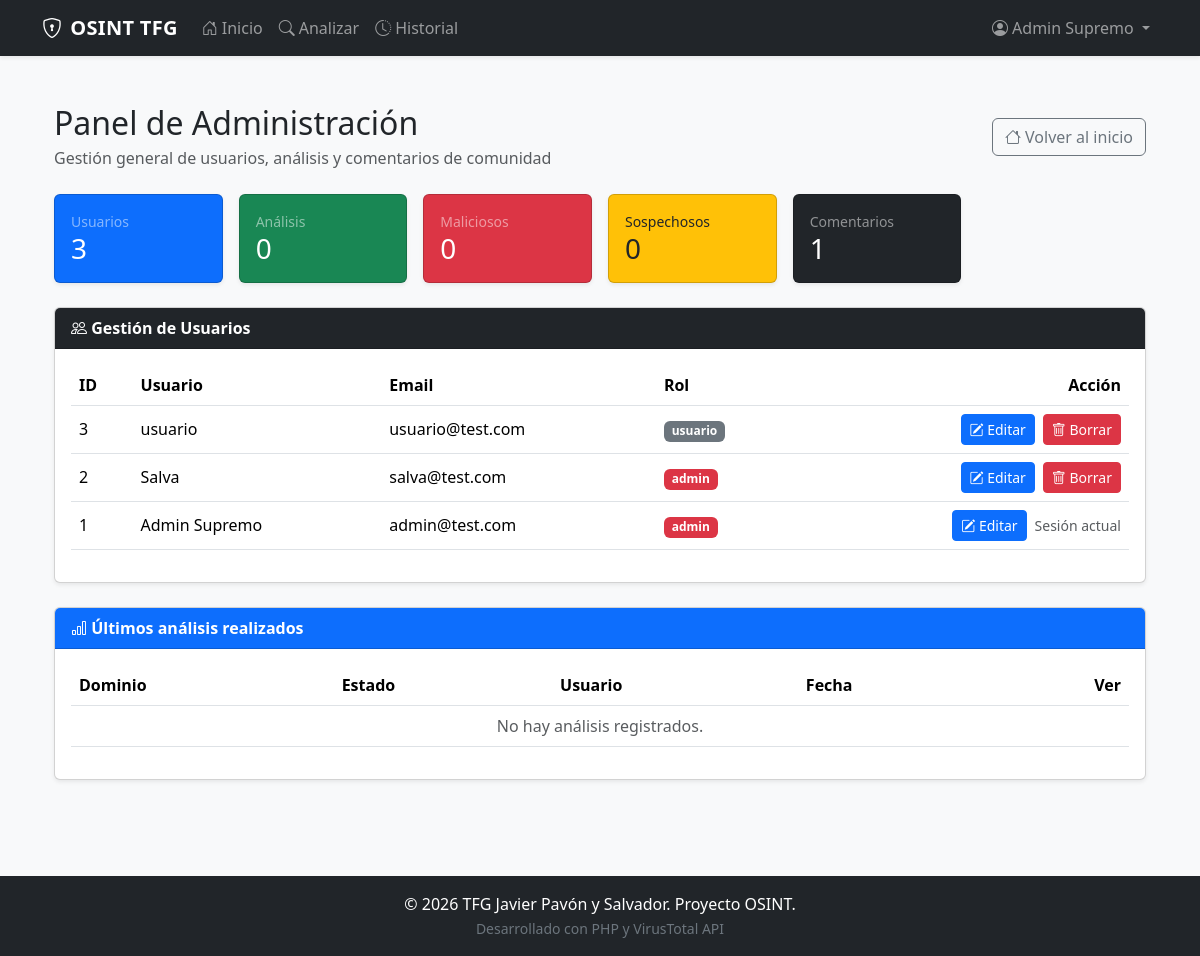
The app's page /admin/panel_admin.php (signed in), older data.
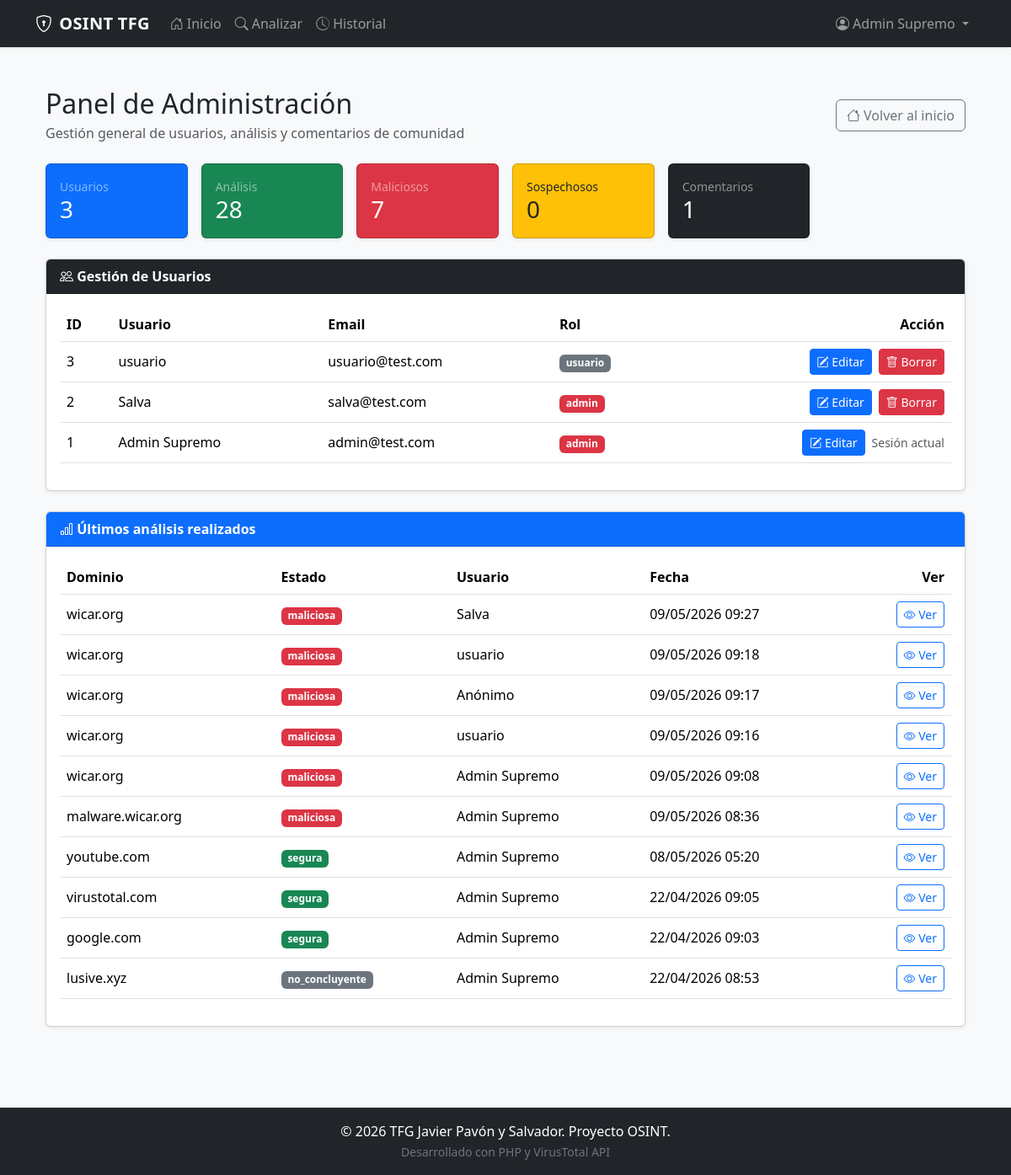
The same page, newer data.
### tables this page shows
CREATE TABLE `usuarios` (
  `id` int(11) NOT NULL,
  `usuario` varchar(50) NOT NULL,
  `email` varchar(100) NOT NULL,
  `password` varchar(255) NOT NULL,
  `rol` enum('admin','usuario') DEFAULT 'usuario',
  `fecha_registro` timestamp NOT NULL DEFAULT current_timestamp()
);

CREATE TABLE `historial_dominios` (
  `id` int(11) NOT NULL,
  `id_usuario` int(11) DEFAULT NULL,
  `dominio` varchar(255) NOT NULL,
  `estado` enum('segura','maliciosa','sospechosa','no_concluyente') DEFAULT 'no_concluyente',
  `detalles` text DEFAULT NULL,
  `fecha_escaneo` timestamp NOT NULL DEFAULT current_timestamp(),
  `token_publico` varchar(64) DEFAULT NULL,
  `analisis_completo` tinyint(1) NOT NULL DEFAULT 0
);

### includes/seguridad.php (called while the page is built, shortened)
<?php
function generarTokenPublicoAnalisis(): string
{
    return bin2hex(random_bytes(32));
}
function tokenReporteValido(string $token): bool
{
    return (bool)preg_match('/^[a-f0-9]{64}$/', $token);
}
function asegurarTokenAnalisis(mysqli $conn, int $id_historial): string
{
    $stmt = mysqli_prepare($conn, "SELECT token_publico FROM historial_dominios WHERE id = ? LIMIT 1");
    mysqli_stmt_bind_param($stmt, "i", $id_historial);
    mysqli_stmt_execute($stmt);
    $res = mysqli_stmt_get_result($stmt);
    $fila = mysqli_fetch_assoc($res);
    $tokenActual = strtolower(trim((string)($fila['token_publico'] ?? '')));
    for ($i = 0; $i < 5; $i++) {
        $nuevoToken = generarTokenPublicoAnalisis();
        $stmtUpd = mysqli_prepare($conn, "UPDATE historial_dominios SET token_publico = ? WHERE id = ? AND (token_publico IS NULL OR token_publico = '')");
        mysqli_stmt_bind_param($stmtUpd, "si", $nuevoToken, $id_historial);
        $ok = mysqli_stmt_execute($stmtUpd);
        if ($ok) {
            return $nuevoToken;
        }
    }
    return '';
}
?>

### admin/panel_admin.php (the view, shortened to what the changed rows need)
<?php
require_once '../config/conexion.php';
require_once '../includes/seguridad.php';
$d_count = mysqli_fetch_assoc(mysqli_query($conn, "SELECT COUNT(*) AS c FROM historial_dominios WHERE analisis_completo = 1"))['c'] ?? 0;
$mal_count = mysqli_fetch_assoc(mysqli_query($conn, "SELECT COUNT(*) AS c FROM historial_dominios WHERE analisis_completo = 1 AND estado = 'maliciosa'"))['c'] ?? 0;
$usuarios = mysqli_query($conn, "SELECT id, usuario, email, rol FROM usuarios ORDER BY id DESC");
$analisis = mysqli_query($conn, "
    SELECT h.id, h.token_publico, h.dominio, h.estado, h.fecha_escaneo, u.usuario
    FROM historial_dominios h
    LEFT JOIN usuarios u ON h.id_usuario = u.id
    WHERE h.analisis_completo = 1
    ORDER BY h.id DESC
    LIMIT 10
");
require_once '../includes/header.php';
?>
<div class="container mt-4 mb-5">
    <div class="d-flex justify-content-between align-items-center mb-4 flex-wrap gap-2">
        <div>
            <h2 class="mb-1">Panel de Administración</h2>
        </div>
    </div>
    <div class="row g-3 mb-4">
        <div class="col-md-6 col-xl-2">
            <div class="card text-bg-success shadow-sm h-100">
                <div class="card-body">
                    <div class="small text-white-50">Análisis</div>
                    <h3 class="mb-0"><?= (int)$d_count ?></h3>
                </div>
            </div>
        </div>
        <div class="col-md-6 col-xl-2">
            <div class="card text-bg-danger shadow-sm h-100">
                <div class="card-body">
                    <div class="small text-white-50">Maliciosos</div>
                    <h3 class="mb-0"><?= (int)$mal_count ?></h3>
                </div>
            </div>
        </div>
    </div>
    <div class="card mb-4 shadow-sm">
        <div class="card-body">
            <div class="table-responsive">
                <table class="table table-hover align-middle">
                    <thead>
                        <tr>
                            <th>ID</th>
                            <th>Usuario</th>
                            <th>Email</th>
                            <th>Rol</th>
                            <th class="text-end">Acción</th>
                        </tr>
                    </thead>
                    <tbody>
                        <?php if ($usuarios && mysqli_num_rows($usuarios) > 0): ?>
                            <?php while ($row = mysqli_fetch_assoc($usuarios)): ?>
                                <tr>
                                    <td><?= (int)$row['id'] ?></td>
                                    <td><?= htmlspecialchars($row['usuario']) ?></td>
                                    <td><?= htmlspecialchars($row['email']) ?></td>
                                    <td>
                                        <span class="badge <?= $row['rol'] === 'admin' ? 'bg-danger' : 'bg-secondary' ?>">
                                            <?= htmlspecialchars($row['rol']) ?>
                                        </span>
                                    </td>
                                    <td class="text-end">
                                        <div class="d-inline-flex gap-2 justify-content-end align-items-center">
                                            <button type="button" class="btn btn-primary btn-sm" data-bs-toggle="modal" data-bs-target="#editModal<?= $row['id'] ?>">
                                                <i class="bi bi-pencil-square"></i> Editar
                                            </button>
                                            <?php if ((int)$row['id'] !== (int)$_SESSION['id_usuario']): ?>
                                                <form method="POST" class="m-0">
                                                    <button type="submit" name="borrar_user" class="btn btn-danger btn-sm" onclick="return confirm('¿Seguro que quieres eliminar este usuario?');">
                                                        <i class="bi bi-trash"></i> Borrar
                                                    </button>
                                                </form>
                                            <?php else: ?>
                                                <span class="text-muted small">Sesión actual</span>
                                            <?php endif; ?>
                                        </div>
                                    </td>
                                </tr>
                                <?php endwhile; ?>
                        <?php else: ?>
                            <tr>
                                <td colspan="5" class="text-center text-muted">No hay usuarios registrados.</td>
                            </tr>
                        <?php endif; ?>
                    </tbody>
                </table>
            </div>
        </div>
    </div>
    <div class="card mb-4 shadow-sm">
        <div class="card-body">
            <div class="table-responsive">
                <table class="table table-hover align-middle">
                    <thead>
                        <tr>
                            <th>Dominio</th>
                            <th>Estado</th>
                            <th>Usuario</th>
                            <th>Fecha</th>
                            <th class="text-end">Ver</th>
                        </tr>
                    </thead>
                    <tbody>
                        <?php if ($analisis && mysqli_num_rows($analisis) > 0): ?>
                            <?php while ($row = mysqli_fetch_assoc($analisis)): ?>
                                <?php
                                $badgeEstado = 'bg-success';
                                if ($row['estado'] === 'maliciosa') {
                                    $badgeEstado = 'bg-danger';
                                } elseif ($row['estado'] === 'sospechosa') {
                                    $badgeEstado = 'bg-warning text-dark';
                                } elseif ($row['estado'] === 'no_concluyente') {
                                    $badgeEstado = 'bg-secondary';
                                }
                                ?>
                                <tr>
                                    <td><?= htmlspecialchars($row['dominio']) ?></td>
                                    <td><span class="badge <?= $badgeEstado ?>"><?= htmlspecialchars($row['estado']) ?></span></td>
                                    <td><?= htmlspecialchars($row['usuario'] ?? 'Anónimo') ?></td>
                                    <td><?= !empty($row['fecha_escaneo']) ? date("d/m/Y H:i", strtotime($row['fecha_escaneo'])) : '-' ?></td>
                                    <td class="text-end">
                                        <?php $tokenInforme = asegurarTokenAnalisis($conn, (int)$row['id']); ?>
                                        <a href="../resultados/ver_resultado.php?r=<?= htmlspecialchars($tokenInforme, ENT_QUOTES, 'UTF-8') ?>" class="btn btn-outline-primary btn-sm">
                                            <i class="bi bi-eye"></i> Ver
                                        </a>
                                    </td>
                                </tr>
                            <?php endwhile; ?>
                        <?php else: ?>
                            <tr>
                                <td colspan="5" class="text-center text-muted">No hay análisis registrados.</td>
                            </tr>
                        <?php endif; ?>
                    </tbody>
                </table>
            </div>
        </div>
    </div>
</div>
<?php require_once '../includes/footer.php'; ?>

Row changes from the older to the newer data that the page shows:
now on this page (row edited): historial_dominios: dominio "wicar.org", estado "maliciosa", id_usuario.usuario "Salva", fecha_escaneo "09/05/2026 09:27"
now on this page (row edited): historial_dominios: dominio "wicar.org", estado "maliciosa", id_usuario.usuario "usuario", fecha_escaneo "09/05/2026 09:18"
now on this page (row edited): historial_dominios: dominio "wicar.org", estado "maliciosa", usuario "Anónimo", fecha_escaneo "09/05/2026 09:17"
now on this page (row edited): historial_dominios: dominio "wicar.org", estado "maliciosa", id_usuario.usuario "usuario", fecha_escaneo "09/05/2026 09:16"
now on this page (row edited): historial_dominios: dominio "wicar.org", estado "maliciosa", id_usuario.usuario "Admin Supremo", fecha_escaneo "09/05/2026 09:08"
now on this page (row edited): historial_dominios: dominio "malware.wicar.org", estado "maliciosa", id_usuario.usuario "Admin Supremo", fecha_escaneo "09/05/2026 08:36"
now on this page (row edited): historial_dominios: dominio "youtube.com", estado "segura", id_usuario.usuario "Admin Supremo", fecha_escaneo "08/05/2026 05:20"
now on this page (row edited): historial_dominios: dominio "virustotal.com", estado "segura", id_usuario.usuario "Admin Supremo", fecha_escaneo "22/04/2026 09:05"
now on this page (row edited): historial_dominios: dominio "google.com", estado "segura", id_usuario.usuario "Admin Supremo", fecha_escaneo "22/04/2026 09:03"
now on this page (row edited): historial_dominios: dominio "lusive.xyz", estado "no_concluyente", id_usuario.usuario "Admin Supremo", fecha_escaneo "22/04/2026 08:53"
Text that changed along with them:
$d_count: "0" → "28"
$mal_count: "0" → "7"
text no longer shown: "No hay análisis registrados."
